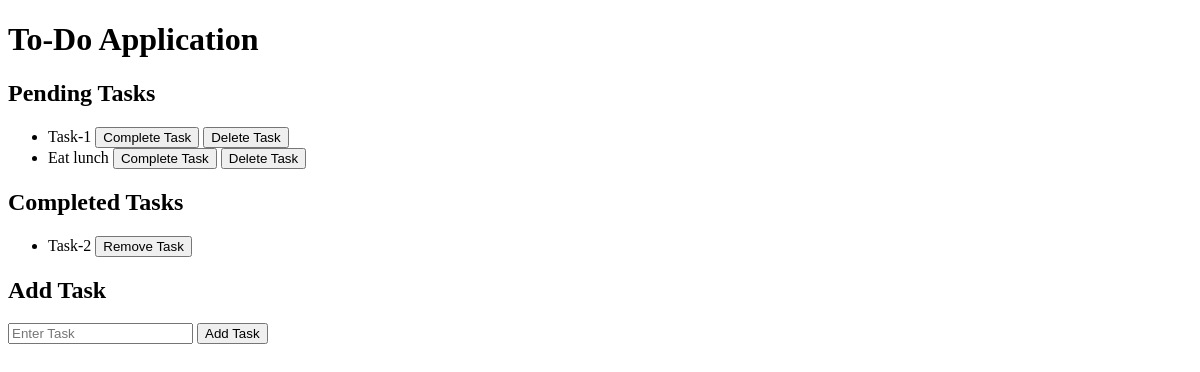
Before: / with the older database file.
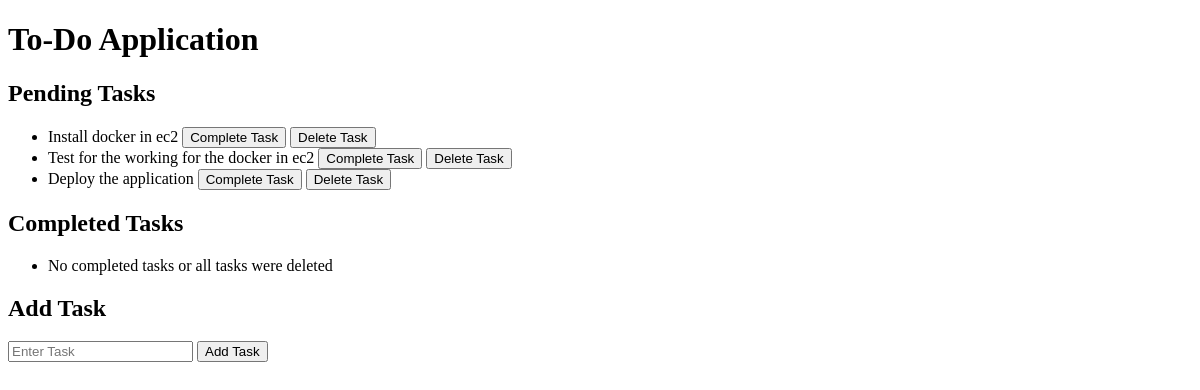
After: the same page with the newer database file.
### todoapp/models.py (models this page shows, shortened)
class Task(models.Model):
    title = models.CharField(max_length=200)
    completed = models.BooleanField(default=False)

### todoapp/views.py (the view)
# urls.py: path('', views.index, name='index'),
def index(request):
    tasks = Task.objects.all()
    pendingTasks = Task.objects.filter(completed=False)
    completedTasks = Task.objects.filter(completed=True)
    context = {'tasks': tasks, 'pendingTasks': pendingTasks, 'completedTasks': completedTasks}
    return render(request, 'home.html', context)

### templates/home.html (shortened to what this page needs)
{% load static %}
<!DOCTYPE html>
<html lang="en">
<head>
    <link rel="stylesheet" type="text/css" href="{% static 'css/styles.css' %}">
</head>
<body>
    <h1>To-Do Application</h1>
    <div id="pending">
        <h2>Pending Tasks</h2>
        <ul>
            {% for task in pendingTasks %}
            <li>
                <form method="post" action="#">
                    <label for="task{{ task.id }}">{{ task.title }}</label>
                    <button type="submit" formaction="{% url 'complete' task.id %}">Complete Task</button>
                    <button type="submit" formaction="{% url 'delete' task.id %}">Delete Task</button>
                </form>
            </li>
            {% endfor %}
        </ul>
    </div>
    <div id="completed">
        <h2>Completed Tasks</h2>
        <ul>
            {% for task in completedTasks %}
            <li>
                <form method="post" action="{% url 'delete' task.id %}">
                    <label for="task{{ task.id }}">{{ task.title }}</label>
                    <button type="submit">Remove Task</button>
                </form>
            </li>
            {% endfor %}
            {% if completedTasks|length == 0 %}
            <li>No completed tasks or all tasks were deleted</li>
            {% endif %}
        </ul>
    </div>
    <div id="addTask">
        <h2>Add Task</h2>
        <form action="{% url 'add' %}" method="post">
            <input type="text" name="task" id="task" placeholder="Enter Task">
            <input type="submit" value="Add Task">
        </form>
    </div>
</body>
</html>

Changed rows visible on the page:
removed Task: title "Task-1", shown under "Pending Tasks"
removed Task: title "Eat lunch", shown under "Pending Tasks"
removed Task: title "Task-2", shown under "Completed Tasks"
added Task: title "Install docker in ec2", shown under "Pending Tasks"
added Task: title "Test for the working for the docker in ec2", shown under "Pending Tasks"
added Task: title "Deploy the application", shown under "Pending Tasks"
Other visible differences:
text now shown: "No completed tasks or all tasks were deleted"
